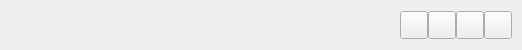
           <widget class="QFrame" name="contentTopBg">
            <property name="minimumSize">
             <size>
              <width>0</width>
              <height>50</height>
             </size>
            </property>
            <property name="maximumSize">
             <size>
              <width>500</width>
              <height>50</height>
             </size>
            </property>
            <property name="layoutDirection">
             <enum>Qt::RightToLeft</enum>
            </property>
            <property name="autoFillBackground">
             <bool>false</bool>
            </property>
            <property name="frameShape">
             <enum>QFrame::NoFrame</enum>
            </property>
            <property name="frameShadow">
             <enum>QFrame::Raised</enum>
            </property>
            <layout class="QHBoxLayout" name="horizontalLayout">
             <property name="spacing">
              <number>0</number>
             </property>
             <property name="leftMargin">
              <number>0</number>
             </property>
             <property name="topMargin">
              <number>0</number>
             </property>
             <property name="rightMargin">
              <number>0</number>
             </property>
             <property name="bottomMargin">
              <number>0</number>
             </property>
             <item>
              <widget class="QFrame" name="rightButtons">
               <property name="minimumSize">
                <size>
                 <width>0</width>
                 <height>28</height>
                </size>
               </property>
               <property name="maximumSize">
                <size>
                 <width>800</width>
                 <height>800</height>
                </size>
               </property>
               <property name="layoutDirection">
                <enum>Qt::LeftToRight</enum>
               </property>
               <property name="frameShape">
                <enum>QFrame::NoFrame</enum>
               </property>
               <property name="frameShadow">
                <enum>QFrame::Raised</enum>
               </property>
               <layout class="QHBoxLayout" name="horizontalLayout_2">
                <property name="spacing">
                 <number>0</number>
                </property>
                <property name="leftMargin">
                 <number>400</number>
                </property>
                <property name="topMargin">
                 <number>0</number>
                </property>
                <property name="rightMargin">
                 <number>10</number>
                </property>
                <property name="bottomMargin">
                 <number>0</number>
                </property>
                <item>
                 <widget class="QPushButton" name="settingsTopBtn">
                  <property name="minimumSize">
                   <size>
                    <width>28</width>
                    <height>28</height>
                   </size>
                  </property>
                  <property name="maximumSize">
                   <size>
                    <width>28</width>
                    <height>28</height>
                   </size>
                  </property>
                  <property name="cursor">
                   <cursorShape>PointingHandCursor</cursorShape>
                  </property>
                  <property name="toolTip">
                   <string>Settings</string>
                  </property>
                  <property name="text">
                   <string/>
                  </property>
                  <property name="icon">
                   <iconset resource="../resources.qrc">
                    <normaloff>:/icons/images/icons/icon_settings.png</normaloff>:/icons/images/icons/icon_settings.png</iconset>
                  </property>
                  <property name="iconSize">
                   <size>
                    <width>20</width>
                    <height>20</height>
                   </size>
                  </property>
                 </widget>
                </item>
                <item>
                 <widget class="QPushButton" name="minimizeAppBtn">
                  <property name="minimumSize">
                   <size>
                    <width>28</width>
                    <height>28</height>
                   </size>
                  </property>
                  <property name="maximumSize">
                   <size>
                    <width>28</width>
                    <height>28</height>
                   </size>
                  </property>
                  <property name="cursor">
                   <cursorShape>PointingHandCursor</cursorShape>
                  </property>
                  <property name="toolTip">
                   <string>Minimize</string>
                  </property>
                  <property name="text">
                   <string/>
                  </property>
                  <property name="icon">
                   <iconset resource="../resources.qrc">
                    <normaloff>:/icons/images/icons/icon_minimize.png</normaloff>:/icons/images/icons/icon_minimize.png</iconset>
                  </property>
                  <property name="iconSize">
                   <size>
                    <width>20</width>
                    <height>20</height>
                   </size>
                  </property>
                 </widget>
                </item>
                <item>
                 <widget class="QPushButton" name="maximizeRestoreAppBtn">
                  <property name="minimumSize">
                   <size>
                    <width>28</width>
                    <height>28</height>
                   </size>
                  </property>
                  <property name="maximumSize">
                   <size>
                    <width>28</width>
                    <height>28</height>
                   </size>
                  </property>
                  <property name="font">
                   <font>
                    <family>Segoe UI</family>
                    <pointsize>10</pointsize>
                    <weight>50</weight>
                    <italic>false</italic>
                    <bold>false</bold>
                    <stylestrategy>PreferDefault</stylestrategy>
                   </font>
                  </property>
                  <property name="cursor">
                   <cursorShape>PointingHandCursor</cursorShape>
                  </property>
                  <property name="toolTip">
                   <string>Maximize</string>
                  </property>
                  <property name="text">
                   <string/>
                  </property>
                  <property name="icon">
                   <iconset resource="../resources.qrc">
                    <normaloff>:/icons/images/icons/icon_maximize.png</normaloff>:/icons/images/icons/icon_maximize.png</iconset>
                  </property>
                  <property name="iconSize">
                   <size>
                    <width>20</width>
                    <height>20</height>
                   </size>
                  </property>
                 </widget>
                </item>
                <item>
                 <widget class="QPushButton" name="closeAppBtn">
                  <property name="minimumSize">
                   <size>
                    <width>28</width>
                    <height>28</height>
                   </size>
                  </property>
                  <property name="maximumSize">
                   <size>
                    <width>28</width>
                    <height>28</height>
                   </size>
                  </property>
                  <property name="cursor">
                   <cursorShape>PointingHandCursor</cursorShape>
                  </property>
                  <property name="toolTip">
                   <string>Close</string>
                  </property>
                  <property name="text">
                   <string/>
                  </property>
                  <property name="icon">
                   <iconset resource="../resources.qrc">
                    <normaloff>:/icons/images/icons/icon_close.png</normaloff>:/icons/images/icons/icon_close.png</iconset>
                  </property>
                  <property name="iconSize">
                   <size>
                    <width>20</width>
                    <height>20</height>
                   </size>
                  </property>
                 </widget>
                </item>
               </layout>
              </widget>
             </item>
            </layout>
           </widget>
